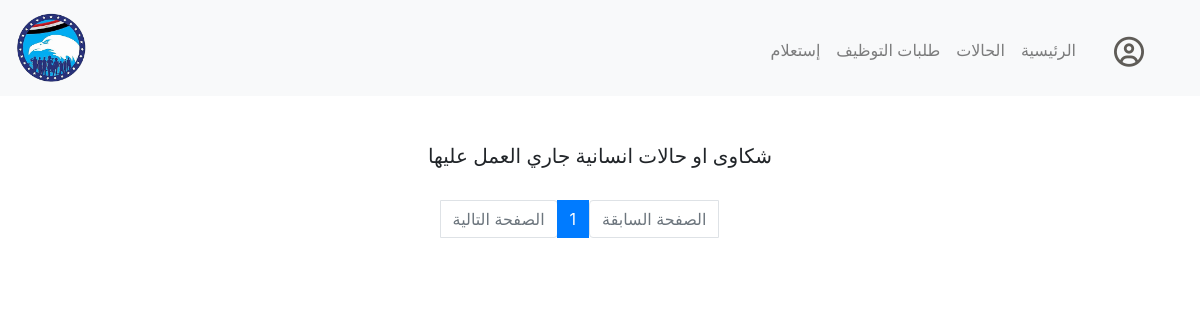
The app's page /ongoingcases (signed in), older data.
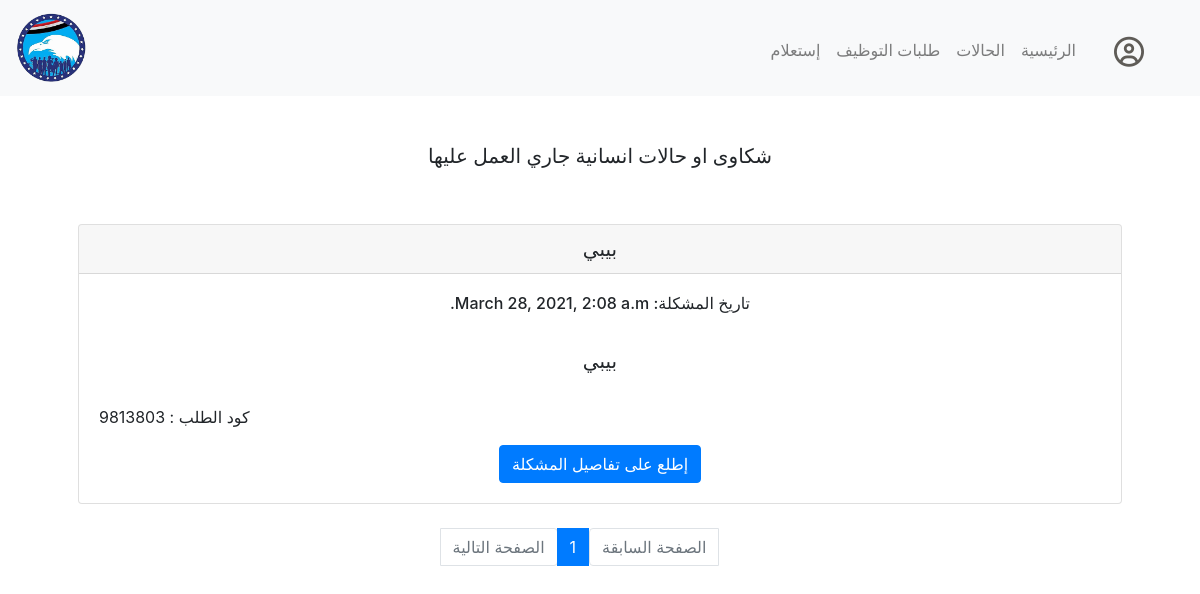
The same page, newer data.
### inhouse/models.py (models this page shows)
class Cases(models.Model):
    caseCode = models.CharField(max_length=12)
    casePersonaId = models.ForeignKey(Person, on_delete=models.CASCADE, related_name="complain")
    caseScannedDocs = models.FileField()
    caseTitle = models.CharField(max_length=64)
    caseDetails = models.TextField()
    caseStatus = models.CharField(max_length=20)
    caseDate = models.DateTimeField()
    caseResponsible = models.ForeignKey(settings.AUTH_USER_MODEL, on_delete=models.CASCADE, related_name="responsible")

### inhouse/views.py (the view)
# urls.py: path("ongoingcases", views.ongoingcases, name="ongoingcases"),
def ongoingcases(request):
    if not request.user.is_authenticated:
        return HttpResponseRedirect(reverse("login"))
    cases_list = Cases.objects.all().order_by('-id')
    paginator = Paginator(cases_list, 5)
    try:
        page = int(request.GET.get('page', '1'))
    except:
        page = 1
    try:
        cases = paginator.page(page)
    except(EmptyPage, InvalidPage):
        cases = paginator.page(paginator.num_pages)
    return render(request, "inhouse/ongoingcases.html", {
        "cases" : cases
    })

### inhouse/templates/inhouse/ongoingcases.html (shortened to what this page needs)
{% extends "inhouse/layout.html" %}
{% block main %}
{% if cases %}
<h5>شكاوى او حالات انسانية جاري العمل عليها</h5>
        {% for case in cases.object_list %}
        {% if case.caseStatus == 'ongoing' %}
        <br><br>
        <div class="card">
            <h5 class="card-header">{{case.caseTitle}}</h5>
            <div class="card-body">
              <h6 dir="rtl" class="card-title">تاريخ المشكلة: {{case.caseDate}}</h6>
              <br>
              <h5 class="card-text">{{ case.caseDetails|linebreaksbr }}</h5>
              <br>
              <p class="text-left"> كود الطلب : {{case.caseCode}}</p>
              <a href="{% url 'case' case.caseCode %}" class="btn btn-primary">إطلع على تفاصيل المشكلة</a>
            </div>
          </div>
        {% endif %}
        {% endfor %}
{% else %}
<h5>لا يوجد حالات جاري العمل عليها</h5>
{% endif %}
<br>
<nav aria-label="Page navigation example ">
    <ul dir="rtl" class="pagination justify-content-center">
       {% if cases.has_previous %}
      <li class="page-item"><a class="page-link" href="?page={{ cases.previous_page_number}}">الصفحة السابقة</a></li>
      {% else %}
      <li class="page-item disabled"><a class="page-link disabled" aria-disabled="true" href="#">الصفحة السابقة</a></li>
      {% endif %}
      {% for pg in cases.paginator.page_range %}
      {% if cases.number == pg %}
      <li class="page-item active"><a class="page-link" href="?page={{pg}}">{{pg}}</a></li>
      {% else %}
      <li class="page-item"><a class="page-link" href="?page={{pg}}">{{pg}}</a></li>
      {% endif %}
      {% endfor %}
      {% if cases.has_next %}
      <li class="page-item"><a class="page-link" href="?page={{ cases.next_page_number}}">الصفحة التالية</a></li>
      {% else %}
      <li class="page-item disabled"><a class="page-link disabled" aria-disabled="true" href="#">الصفحة التالية</a></li>
      {% endif %}
    </ul>
  </nav>
{% endblock %}

Row changes from the older to the newer data that the page shows:
added Cases: caseTitle "بيبي", caseDate "March 28, 2021, 2:08 a.m.", caseDetails "بيبي", caseCode "9813803"
